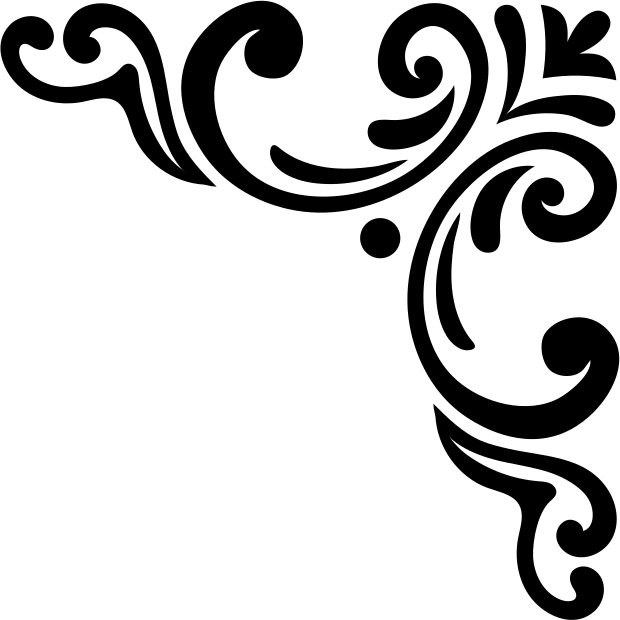
#> input picture typeset/assets/ornaments/_black/corner.png, 620 x 620 px
$ python antique_ornaments.py
#> lines starting #> are read from the running program, lines starting #| are printed output that depends on the picture; after the words box and inside, x2 and y2 are one past the last pixel; in counts of white or black regions, pixels touching at a corner belong together
### typeset/make_cover.py
#!/usr/bin/env python3
"""Cover background: the client's empty cover (assets/cover/empty-cover.webp) re-coloured to one of the palettes below,
upscaled for print and written to assets/cover/cover-bg.jpg.   usage: python make_cover.py [palette] [out.jpg]"""
import os, sys
import numpy as np
from PIL import Image, ImageFilter

HERE = os.path.dirname(os.path.abspath(__file__))
SRC = os.path.join(HERE, 'assets', 'cover', 'empty-cover.webp')

# green / teal background -> t1 ; red corners -> t2 (hue in degrees); s / v = saturation / brightness factors; the gold frame keeps its colour
PALETTES = {
    'original': None,
    'navy':     dict(t1=222, s1=1.75, v1=0.78, t2=226, s2=1.00, v2=0.85, name='כחול מלכותי וזהב'),
    'burgundy': dict(t1=350, s1=1.70, v1=0.80, t2=356, s2=1.00, v2=0.80, name='בורדו וזהב'),
    'purple':   dict(t1=272, s1=1.70, v1=0.80, t2=290, s2=1.00, v2=0.80, name='סגול וזהב'),
    'sepia':    dict(t1=30,  s1=1.25, v1=0.86, t2=18,  s2=0.90, v2=0.75, name='חום וזהב'),
    # darker brown + a brighter, warmer gold (olive / grey casts of the old gilding pulled towards one golden hue, shadows and highlights kept)
    'brown':    dict(t1=26, s1=2.30, v1=0.52, name='חום כהה וזהב בוהק',
                     gold=dict(gamma=0.96, contrast=1.04, bright=0.03, sheen=0.12, waves=1.5, phase=0.12),
                                      swash=dict(gamma=0.90, contrast=1.10, bright=0.02)),
    # the inner title page: the cover again in black / white / grey / silver = the soft palette converted to grey (cloud by luminance, frame and swash by the grey ramps)
    'silver':   dict(t1=32, s1=1.15, v1=0.80, grey=True, name='כסף',
                     gold=dict(gamma=0.80, contrast=0.96, bright=0.04, sheen=0.08, waves=1.5, phase=0.12),
                     swash=dict(gamma=0.90, contrast=1.0, bright=0.02), frame_ramp='SILVER_RAMP', swash_ramp='SILVER_SWASH_RAMP'),
    # the back cover: gentle colours instead of the strong brown / bright gold of the front (frame only, no medallion)
    'soft':     dict(t1=32, s1=1.15, v1=0.80, name='חול ושמפניה עדין',
                     gold=dict(gamma=0.80, contrast=0.96, bright=0.04, sheen=0.08, waves=1.5, phase=0.12),
                     swash=dict(gamma=0.90, contrast=1.0, bright=0.02), frame_ramp='SOFT_GOLD_RAMP', swash_ramp='SOFT_SWASH_RAMP'),
    'soft-blue': dict(t1=212, s1=1.0, v1=0.80, name='אפור כחלחל וכסף עדין',
                     gold=dict(gamma=0.80, contrast=0.96, bright=0.04, sheen=0.08, waves=1.5, phase=0.12),
                     swash=dict(gamma=0.90, contrast=1.0, bright=0.02), frame_ramp='SOFT_SILVER_RAMP', swash_ramp='SOFT_SILVER_RAMP'),
    'soft-sage': dict(t1=95, s1=0.9, v1=0.80, name='ירקרק עדין ושמפניה',
                     gold=dict(gamma=0.80, contrast=0.96, bright=0.04, sheen=0.08, waves=1.5, phase=0.12),
                     swash=dict(gamma=0.90, contrast=1.0, bright=0.02), frame_ramp='SOFT_GOLD_RAMP', swash_ramp='SOFT_SWASH_RAMP'),
}


def smooth(x, a, b):
    t = np.clip((x - a) / (b - a), 0, 1)
    return t * t * (3 - 2 * t)


# [44 lines left out: functions rgb_to_hsv, hsv_to_rgb, frame_masks, not called in this run]


# gold ramp (luminance -> colour): dark bronze .. rich gold .. bright highlight.  Applied to the whole gilded frame and to the swash,
# so no hue of the old artwork (greens, reds, olive) can stain the gold
GOLD_RAMP = [(0.00, (46, 28, 8)), (0.20, (100, 66, 16)), (0.40, (152, 106, 26)), (0.60, (194, 144, 44)),
             (0.78, (226, 180, 70)), (0.92, (244, 210, 112)), (1.00, (252, 236, 162))]            # the frame: rich, not heavy
SWASH_RAMP = [(0.00, (26, 14, 4)), (0.18, (84, 52, 12)), (0.38, (150, 102, 22)), (0.58, (208, 158, 40)),
              (0.78, (244, 204, 84)), (0.92, (255, 236, 150)), (1.00, (255, 250, 222))]           # the swash: brilliant gold running into dark bronze
SOFT_GOLD_RAMP = [(0.00, (74, 62, 48)), (0.20, (122, 104, 80)), (0.40, (163, 142, 104)), (0.60, (197, 176, 136)),
                  (0.78, (221, 204, 168)), (0.92, (240, 228, 200)), (1.00, (251, 246, 230))]            # the back cover: a muted champagne gilding
SOFT_SWASH_RAMP = SOFT_GOLD_RAMP


def grey_ramp(ramp, tint=(0, 0, 0)):
    """the same ramp in black / white / grey: every stop keeps its luminance (a faint cool tint makes it silver instead of lead)"""
#> called with tint = (-1, 0, 3)
    out = []
    for x, (r, g, b) in ramp:
        l = 0.299 * r + 0.587 * g + 0.114 * b
        out.append((x, tuple(int(round(min(255, max(0, l + t)))) for t in tint)))
    return out


# silver = the champagne gilding of the soft palette converted to grey: whatever the colour of the booklet is, the grey / silver pages (inner cover, dividers, credits,
# ornaments of the body) are its black-and-white version
SILVER_RAMP = grey_ramp(SOFT_GOLD_RAMP, (-1, 0, 3))
SILVER_SWASH_RAMP = grey_ramp(SOFT_SWASH_RAMP, (-1, 0, 3))
SOFT_SILVER_RAMP = [(0.00, (58, 62, 70)), (0.20, (96, 102, 112)), (0.40, (138, 146, 158)), (0.60, (176, 184, 195)),
                    (0.78, (206, 213, 222)), (0.92, (233, 237, 243)), (1.00, (250, 251, 253))]          # a cool, gentle silver
RING_RECT = ((79, 56, 1329, 1947), (140, 112, 1266, 1876))        # outer / inner rectangle of the frame band, in the 1408 x 2000 artwork
RING_CIRCLES = ((711.0, 749.0, 329.0), (711.0, 749.0, 342.0))      # the two thin rings of the title medallion
SWASH_BOX = (285, 560, 640, 800)                                  # the left swash (curl) next to the title


# [109 lines left out: functions gold_ramp, gold_masks, recolor, recolor_hue, not called in this run]


MEDALLION_BOX = (270, 380, 1190, 1130)      # everything of the title medallion lives in this box of the empty cover


# [31 lines left out: functions frame_only, build, not called in this run]


# [16 lines that do not run on import are left out]

### typeset/antique_ornaments.py
#!/usr/bin/env python3
"""The ornaments of the booklet in the antique silver style of the cover and the dividers.

The black masters (assets/ornaments/_black) are the silhouettes; each one is turned into embossed silver - a soft bevel lit from the top left, a dark rim, a slow
sheen like the frame of the cover - with exactly the same size and alpha, so nothing in the layout moves (PDF and Word use them as they use the grey ones).

usage: python antique_ornaments.py [dst_dir]      (default assets/ornaments_antique; tint_ornaments.py writes the plain grey ones)"""
import os, sys
import numpy as np
from PIL import Image
from scipy import ndimage

HERE = os.path.dirname(os.path.abspath(__file__))
SRC = os.path.join(HERE, 'assets', 'ornaments', '_black')

# luminance -> silver: the grey version of the champagne gilding of the soft palette (make_cover.SILVER_RAMP), so that the ornaments of the body belong to the colour family of the covers
import make_cover as _mc
RAMP = list(_mc.SILVER_RAMP)
LIGHT = (-0.7, -0.7)            # direction of the light (towards the light source): top left
BASE = 0.55                     # mean luminance of the metal
BEVEL = 0.40                    # strength of the bevel
SHEEN = 0.10                    # slow bands of light and shade over the metal
RIM = 0.60                      # strength of the dark rim


def ramp(lum):
    xs = [x for x, _ in RAMP]
    return np.stack([np.interp(lum, xs, [c[k] / 255.0 for _, c in RAMP]) for k in range(3)], axis=-1)


def antique(im, bevel=BEVEL, sheen=SHEEN, rim=RIM, scale=1.0):
    """im: black RGBA silhouette -> silver RGBA (same size, same alpha).  scale > 1 makes the bevel wider."""
#> called with bevel = 0.4, sheen = 0.1, rim = 0.6, scale = 1
    a = np.asarray(im.convert('RGBA'))[..., 3].astype(np.float32) / 255.0
    solid = a > 0.5
#> solid: shape (620, 620) bool; 20.6% white; 11 white regions, largest, box (x1, y1, x2, y2) and area: (181, 1, 488, 213) 19560, (407, 132, 619, 439) 19559, (0, 3, 216, 187) 11288
    dt = ndimage.distance_transform_edt(solid)
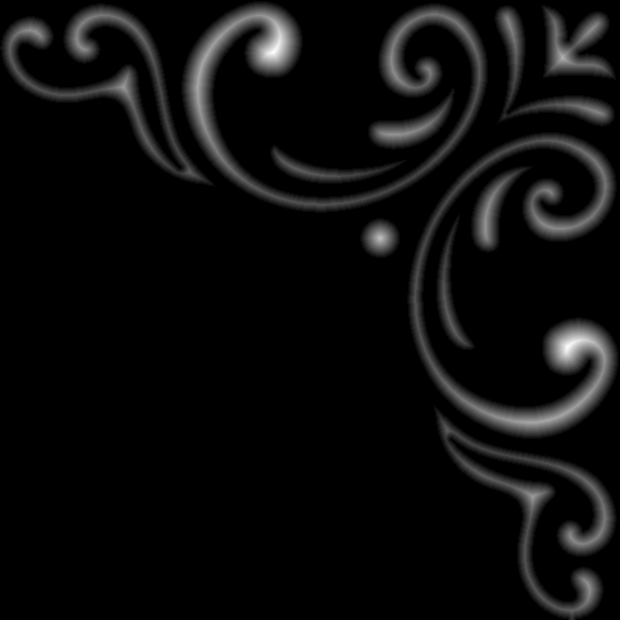
#> dt: shape (620, 620) float64; min 0, max 26, mean 1.3; drawn with min black and max white
    t = float(np.percentile(dt[solid], 80)) if solid.any() else 2.0                      # typical half thickness of a stroke, px
#> t = 9.22
    h = ndimage.gaussian_filter(a, max(1.5, 0.45 * t * scale))                            # height of the metal
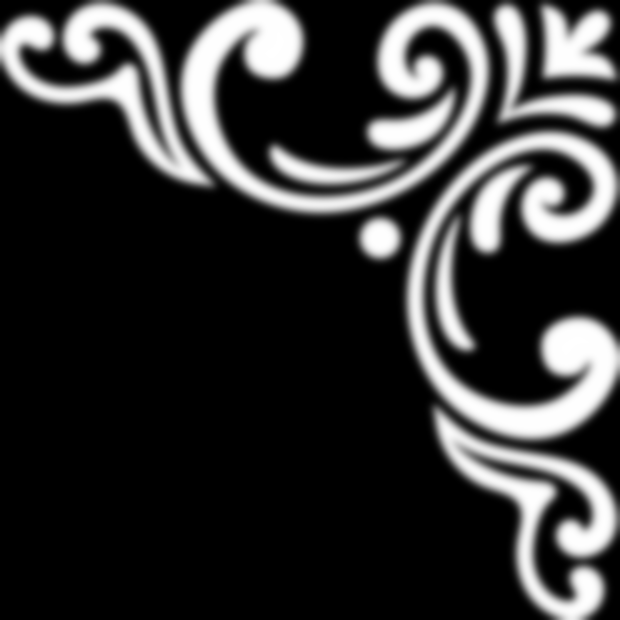
#> h: shape (620, 620) float32; min 0, max 1, mean 0.206
    gy, gx = np.gradient(h)
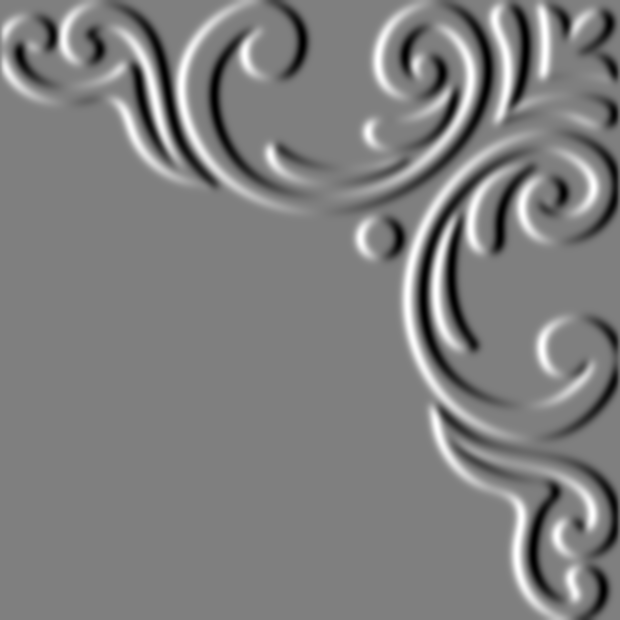
#> gx: shape (620, 620) float32; min -0.0948, max 0.0948, mean 7.96e-05; drawn with min black and max white
    gmax = float(np.percentile(np.hypot(gx, gy)[solid], 99)) + 1e-6
#> gmax = 0.0949
    shade = np.clip(-(gx * LIGHT[0] + gy * LIGHT[1]) / gmax * -1.0, -1.2, 1.2)             # > 0 where the slope faces the light
    lum = BASE + bevel * shade + 0.10 * (h - 0.5)
    H, W = a.shape
#> H = 620; W = 620
    yy, xx = np.mgrid[0:H, 0:W].astype(np.float32)
    wave = 0.5 + 0.5 * np.cos(2 * np.pi * ((xx / W * 0.62 + yy / H * 0.38) * 1.5 + 0.12))
    lum = lum * (1 - sheen + 2 * sheen * wave)
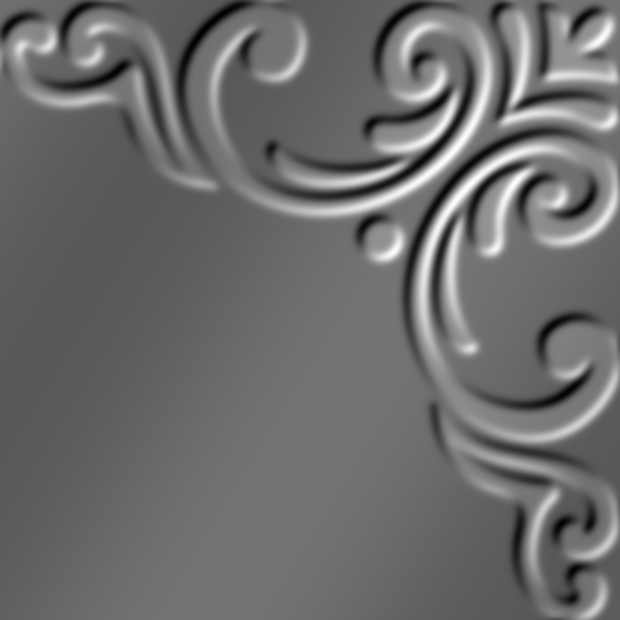
#> lum: shape (620, 620) float32; min 0.136, max 1.04, mean 0.522; drawn with min black and max white
    r = max(2, int(round(0.22 * t)))
#> r = 2
    edge = solid & ~ndimage.binary_erosion(solid, iterations=r)                             # a thin dark rim round every stroke
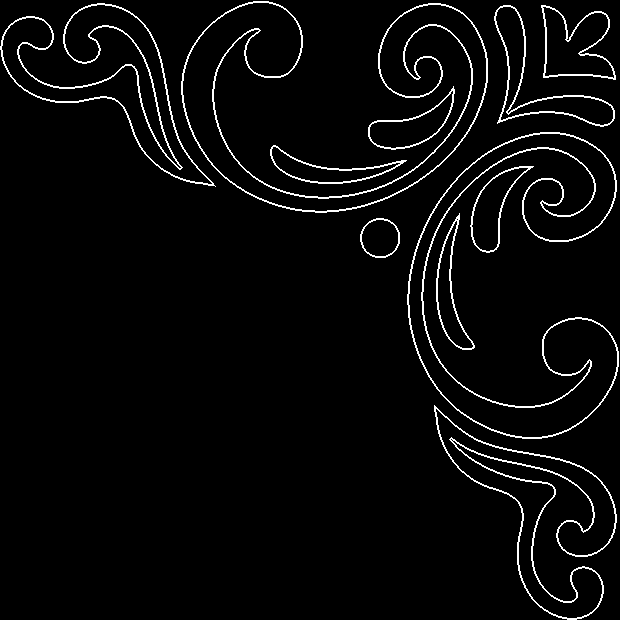
#> edge: shape (620, 620) bool; 3.7% white in thin lines or dots
    edge = ndimage.gaussian_filter(edge.astype(np.float32), 0.8)
    lum = lum * (1 - rim * edge) + 0.12 * rim * edge
    out = np.zeros((H, W, 4), np.float32)
    out[..., :3] = ramp(np.clip(lum, 0, 1))
#> in ramp, `return np.stack([np.interp(lum, xs, [c[k] / 255.0 for _, c in RAMP]) f..`:
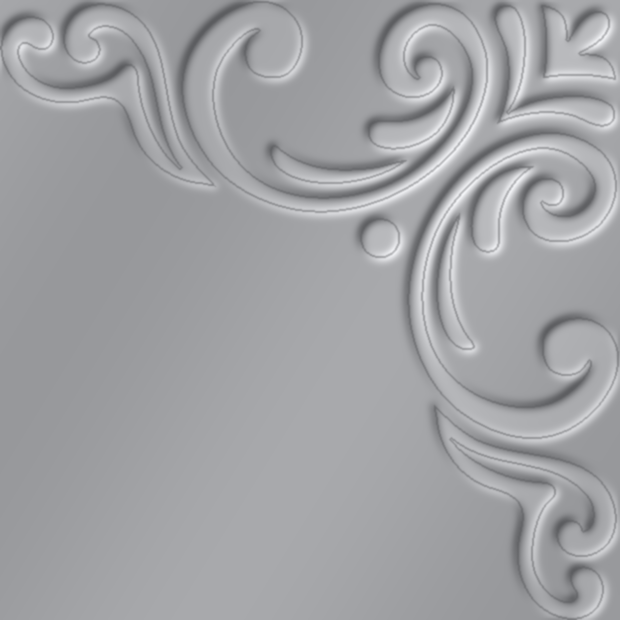
#> returned value: shape (620, 620, 3) float64; mean of channels 0, 1, 2 0.634, 0.638, 0.65; drawn as R, G, B
    out[..., 3] = a
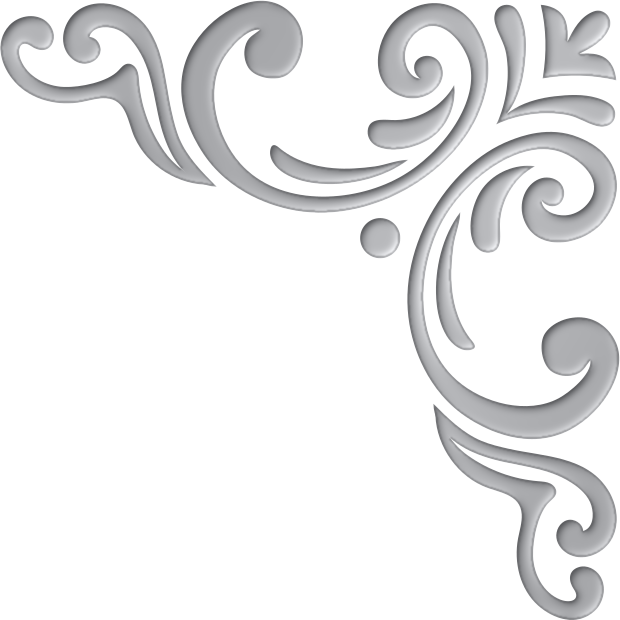
#> out: shape (620, 620, 4) float32; mean of channels 0, 1, 2, 3 0.634, 0.638, 0.649, 0.206; transparent parts drawn white
    return Image.fromarray((np.clip(out, 0, 1) * 255 + 0.5).astype(np.uint8), 'RGBA')
#> returned value: PIL image 620x620 RGBA


def title_cloud(path, seed=7, W=1800, H=300):
    """a faint cloud of aged paper (soft, irregular edge, at most 12 % dark) that sits behind the title in its frame"""
    rng = np.random.default_rng(seed)

    def field(sig, scale=8):
        n = rng.standard_normal((H // scale + 2, W // scale + 2)).astype(np.float32)
        n = ndimage.gaussian_filter(n, sig / scale)
        n = ndimage.zoom(n, scale, order=1)[:H, :W]
        return (n - n.mean()) / n.std()
    n = 0.9 * field(60) + 0.6 * field(26) + 0.35 * field(10)
    n = (n - n.min()) / (n.max() - n.min())
    yy, xx = np.mgrid[0:H, 0:W].astype(np.float32)
    dx, dy = np.minimum(xx, W - 1 - xx) / (W * 0.30), np.minimum(yy, H - 1 - yy) / (H * 0.42)
    edge = np.clip(np.minimum(dx, dy) + (n - 0.5) * 0.55, 0, 1)
    edge = edge * edge * (3 - 2 * edge)
    alpha = np.clip(0.03 + 0.09 * n, 0, 1) * edge
    out = np.zeros((H, W, 4), np.uint8)
    out[..., :3] = (90, 90, 90)
    out[..., 3] = (alpha * 255).astype(np.uint8)
    Image.fromarray(out, 'RGBA').save(path, optimize=True)


def main(dst=None, **kw):
    dst = dst or os.path.join(HERE, 'assets', 'ornaments_antique')
    os.makedirs(dst, exist_ok=True)
    n = 0
    for f in sorted(os.listdir(SRC)):
        if f.endswith('.png'):
            antique(Image.open(os.path.join(SRC, f)), **kw).save(os.path.join(dst, f), optimize=True)
            n += 1
#> pass 2 of the loop in main, `for f in sorted(os.listdir(SRC)):`:
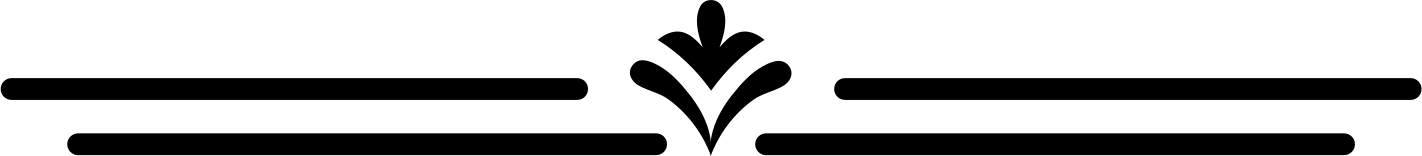
#> input picture typeset/assets/ornaments/_black/divider-fleuron.png, 1422 x 156 px
#> a: shape (156, 1422) float32
#> in antique (call 2), `solid = a > 0.5`:
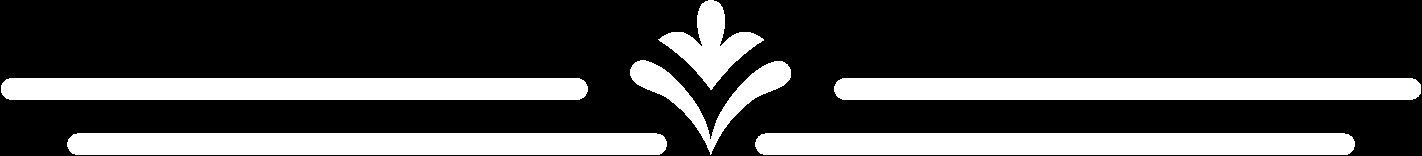
#> solid: shape (156, 1422) bool; 26.8% white; 6 white regions, box (x1, y1, x2, y2) and area: (67, 133, 667, 155) 13088, (755, 133, 1355, 155) 13088, (834, 78, 1421, 100) 12815, (1, 78, 588, 100) 12812, (630, 60, 791, 155) 4014, (658, 0, 764, 90) 3700
#> dt: shape (156, 1422) float64
#> t = 9
#> h: shape (156, 1422) float32
#> gy: shape (156, 1422) float32
#> gx: shape (156, 1422) float32
#> gmax = 0.097
#> shade: shape (156, 1422) float32
#> in antique (call 2), `out[..., 3] = a`:
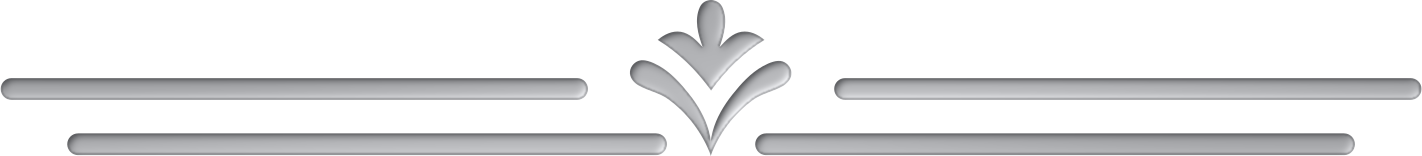
#> out: shape (156, 1422, 4) float32; mean of channels 0, 1, 2, 3 0.628, 0.632, 0.644, 0.266; transparent parts drawn white
#> pass 3 of the loop in main, `for f in sorted(os.listdir(SRC)):`:
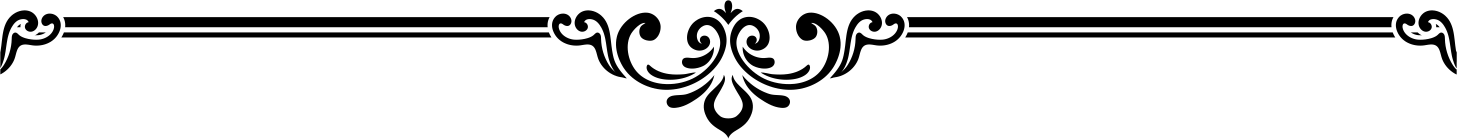
#> input picture typeset/assets/ornaments/_black/divider-long.png, 2913 x 277 px (shown at 1/2 size)
#> a: shape (277, 2913) float32
#> in antique (call 3), `solid = a > 0.5`:
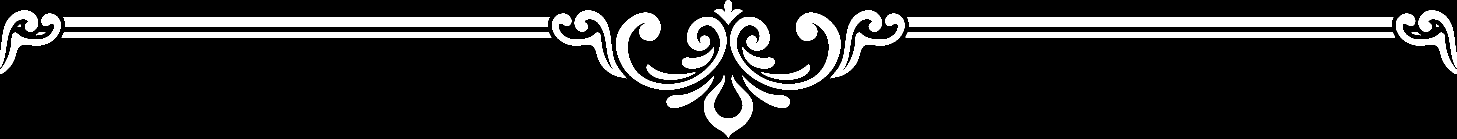
#> solid: shape (277, 2913) bool (shown at 1/2 size); 14.2% white; 24 white regions, largest, box (x1, y1, x2, y2) and area: (127, 34, 1099, 54) 19339, (1814, 34, 2787, 54) 19339, (1460, 25, 1681, 180) 10081
#> dt: shape (277, 2913) float64
#> t = 7
#> h: shape (277, 2913) float32
#> gy: shape (277, 2913) float32
#> gx: shape (277, 2913) float32
#> gmax = 0.124
#> shade: shape (277, 2913) float32
#> in ramp (call 3), `return np.stack([np.interp(lum, xs, [c[k] / 255.0 for _, c in RAMP]) f..`:
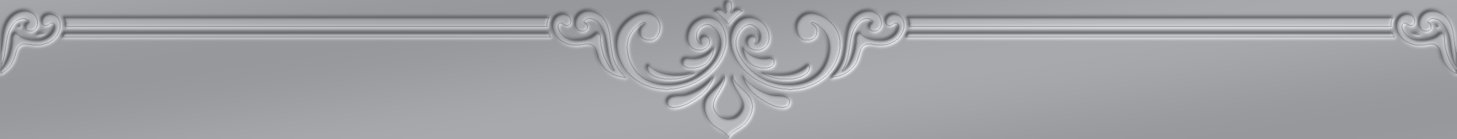
#> returned value: shape (277, 2913, 3) float64 (shown at 1/2 size); mean of channels 0, 1, 2 0.63, 0.634, 0.646; drawn as R, G, B
    title_cloud(os.path.join(dst, 'title-cloud.png'))
    print('antique silver', n, 'ornaments + title cloud ->', dst)
    return dst


if __name__ == '__main__':
    main(sys.argv[1] if len(sys.argv) > 1 else None)
